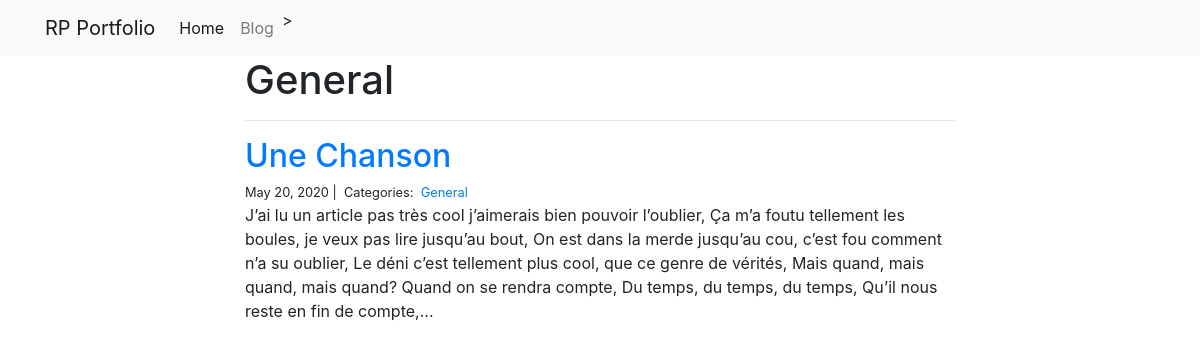
Page /blog/General/ on the committed database.
### blog/models.py (models this page shows)
class Category(models.Model):
	name = models.CharField(max_length=20)

class Post(models.Model):
	title  = models.CharField(max_length=255)
	body = models.TextField()
	created_on = models.DateTimeField(auto_now_add=True)
	last_modified = models.DateTimeField(auto_now=True)
	categories = models.ManyToManyField('Category', related_name='posts')

### blog/views.py (the view)
# urls.py: path("<category>/", views.blog_category, name="blog_category"),
def blog_category(request, category):
    posts = Post.objects.filter(categories__name__contains=category).order_by(
        "-created_on"
    )
    context = {"category": category, "posts": posts}
    return render(request, "blog_category.html", context)

### blog/templates/blog_category.html
{% extends "base.html" %}
{% block page_content %}
<div class="col-md-8 offset-md-2">
    <h1>{{ category | title }}</h1>
    <hr>
    {% for post in posts %}
        <h2><a href="{% url 'blog_detail' post.pk%}">{{ post.title }}</a></h2>
        <small>
            {{ post.created_on.date }} |&nbsp;
            Categories:&nbsp;
            {% for category in post.categories.all %}
            <a href="{% url 'blog_category' category.name %}">
                {{ category.name }}
            </a>&nbsp;
            {% endfor %}
        </small>
        <p>{{ post.body | slice:":400" }}...</p>
    {% endfor %}
</div>
{% endblock %}

### rows in the picture
Category: name "General"
Post: title "Une Chanson", created_on "May 20, 2020", body "J’ai lu un article pas très cool j’aimerais bien pouvoir l’oublier, Ça m’a foutu tellement les boules, je veux pas lire jusqu’au bout, On est dans la merde jusqu’au cou, c’est fou comment n’a su oublier, Le déni c’est tellement plus cool, que ce genre de vérités, Mais quand, mais quand, mais quand? Quand on se rendra compte, Du temps, du temps, du temps, Qu’il nous reste en fin de compte,"
